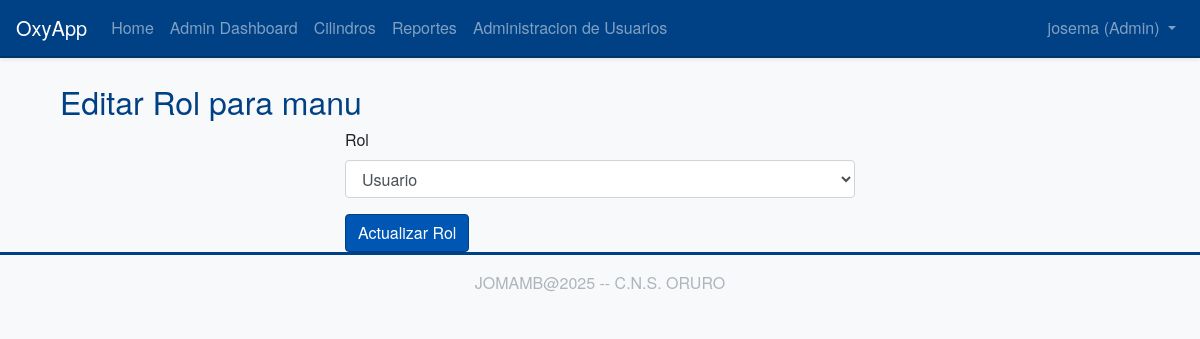
Page /admin/user/2/edit_role (signed in) on the committed database.
### app/models/user.py (models this page shows, shortened)
class User(UserMixin, db.Model):
    __tablename__ = 'user'
    id = db.Column(db.Integer, primary_key=True)
    username = db.Column(db.String(64), index=True, unique=True, nullable=False)
    email = db.Column(db.String(120), index=True, unique=True, nullable=False)
    password_hash = db.Column(db.String(128))
    nombre = db.Column(db.String(64), index=True, nullable=True)
    apellidos = db.Column(db.String(128), index=True, nullable=True)
    role = db.Column(db.String(10), default='user', nullable=False)
    movimientos_registrados = db.relationship(
        'HistorialMovimiento',
        foreign_keys=[HistorialMovimiento.user_id],
        backref=db.backref('usuario', lazy='joined'),
        lazy='dynamic',
        order_by=desc(HistorialMovimiento.fecha_movimiento)
    )

### app/routes/admin.py (the view)
@bp.route('/user/<int:user_id>/edit_role', methods=['GET', 'POST'])
@admin_required
def edit_user_role(user_id):
    user = User.query.get_or_404(user_id)
    if user.id == current_user.id: # Admin cannot change their own role through this form
        flash('Admins cannot change their own role using this form.', 'warning')
        return redirect(url_for('admin.manage_users'))
    form = EditUserRoleForm(obj=user) # Pre-populate form with user's current role
    if form.validate_on_submit():
        user.role = form.role.data
        db.session.commit()
        flash(f"User {user.username}'s role has been updated to {user.role}.", 'success')
        return redirect(url_for('admin.manage_users'))
    return render_template('admin/edit_user_role.html', title='Edit User Role', form=form, user=user)

### app/forms.py
class EditUserRoleForm(FlaskForm):
    role = SelectField('Rol', choices=[('user', 'Usuario'), ('admin', 'Administrador')], validators=[DataRequired()])
    submit = SubmitField('Actualizar Rol')

### app/models/user.py (called while the page is built)
@login.user_loader
def load_user(id):
    return User.query.get(int(id))

### app/routes/admin.py (called while the page is built)
def admin_required(f):
    @wraps(f)
    @login_required
    def decorated_function(*args, **kwargs):
        if current_user.role != 'admin':
            flash("You do not have permission to access this page.", "danger")
            return redirect(url_for('index')) # Or wherever non-admins should go
        return f(*args, **kwargs)
    return decorated_function

### app/templates/admin/edit_user_role.html (shortened to what this page needs)
{% extends "base.html" %}
{% import "bootstrap_wtf.html" as wtf %}
{% block content %}
<div class="container mt-4">
    <h2>Editar Rol para {{ user.username }}</h2>
    <div class="col-md-6 offset-md-3">
        {{ wtf.quick_form(form, button_map={'submit': 'primary'}) }}
    </div>
</div>
{% endblock %}

### app/templates/base.html (shortened to what this page needs)
<!doctype html>
<html lang="en">
  <head>
    <link rel="stylesheet" href="https://stackpath.bootstrapcdn.com/bootstrap/4.5.2/css/bootstrap.min.css">
    <link rel="stylesheet" href="{{ url_for('static', filename='css/custom.css') }}">
    <link rel="stylesheet" href="{{ url_for('static', filename='css/print.css') }}" media="print">
  </head>
  <body>
    <nav class="navbar navbar-expand-lg navbar-dark bg-primary shadow-sm">
      <a class="navbar-brand" href="{{ url_for('main.index') }}">OxyApp</a>
      <div class="collapse navbar-collapse" id="navbarNav">
        <ul class="navbar-nav mr-auto">
          <li class="nav-item">
            <a class="nav-link" href="{{ url_for('main.index') }}">Home</a>
          </li>
          {% if current_user.is_authenticated %}
            {% if current_user.role == 'user' %}
            <li class="nav-item">
              <a class="nav-link" href="{{ url_for('main.dashboard') }}">Dashboard</a>
            </li>
            {% elif current_user.role == 'admin' %}
            <li class="nav-item">
              <a class="nav-link" href="{{ url_for('admin.dashboard') }}">Admin Dashboard</a>
            </li>
            {% endif %}
          <li class="nav-item">
            <a class="nav-link" href="{{ url_for('cylinders.index') }}">Cilindros</a>
          </li>
          <li class="nav-item">
            <a class="nav-link" href="{{ url_for('reports.index') }}">Reportes</a>
          </li>
          {% if current_user.role == 'admin' %}
          <li class="nav-item">
            <a class="nav-link" href="{{ url_for('admin.manage_users') }}">Administracion de Usuarios</a>
          </li>
          {% endif %}
          {% endif %}
        </ul>
        <ul class="navbar-nav">
          {% if current_user.is_anonymous %}
          <li class="nav-item">
            <a class="nav-link" href="{{ url_for('auth.login') }}">Login</a>
          </li>
          <li class="nav-item">
            <a class="nav-link btn btn-outline-light btn-sm" href="{{ url_for('auth.register') }}">Registro</a>
          </li>
          {% else %}
          <li class="nav-item dropdown">
            <a class="nav-link dropdown-toggle" href="#" id="navbarDropdown" role="button" data-toggle="dropdown" aria-haspopup="true" aria-expanded="false">
              {{ current_user.username }} ({{ current_user.role | title }})
            </a>
          </li>
          {% endif %}
        </ul>
      </div>
    </nav>
    <main role="main" class="container mt-4">
      {% block content %}{% endblock %}
    </main>
    <footer class="footer mt-auto py-3 bg-light text-center">
        <div class="container">
            <span class="text-muted">JOMAMB@2025 -- C.N.S. ORURO</span>
        </div>
    </footer>
  </body>
</html>

### app/templates/bootstrap_wtf.html (shortened to what this page needs)
{% macro quick_form(form, action='.', method='post', button_map={}, enctype=None, extra_classes=None, role='form', form_type='basic', horizontal_columns=('lg', 2, 10), novalidate=False, render_kw={}) %}
<form {% if action != None %}action="{{ action }}"{% endif %}
      method="{{ method }}"
      class="form {% if form_type == 'horizontal' %}form-horizontal{% endif %}
             {{ extra_classes if extra_classes else '' }}"
      {% if role %}role="{{ role }}"{% endif %}
      {% for k, v in render_kw.items() %}{{k}}="{{v}}"{% endfor %}>
  {% for field in form if not field.flags.hidden %}
    {% if field.type == 'CSRFTokenField' %}
    {% elif field.type == 'SubmitField' %}
    {% else %}
      <div class="form-group {% if field.errors %}has-error{% endif %}">
        {{ field.label(class="form-control-label") }}
        {{ field(class="form-control") }}
      </div>
    {% endif %}
  {% endfor %}
  {% for field in form if field.type == 'SubmitField' %}
    {{ field(class="btn btn-" + button_map.get(field.id, 'secondary')) }}
  {% endfor %}
</form>
{% endmacro %}

### app/static/css/custom.css (style rules this page uses)
body { font-family: 'Helvetica Neue', Helvetica, Arial, sans-serif; background-color: #f8f9fa; color: #212529; }
.navbar-dark.bg-primary { background-color: #004085 !important; border-bottom: 2px solid #003366; }
.navbar-dark .navbar-brand, .navbar-dark .navbar-brand:hover, .navbar-dark .navbar-brand:focus, .navbar-dark .nav-link { color: #ffffff; }
.btn-primary { background-color: #0056b3; border-color: #004085; }
.footer { background-color: #343a40; color: #f8f9fa; padding-top: 1.5rem; padding-bottom: 1.5rem; border-top: 3px solid #004085; }
.footer .text-muted { color: #adb5bd !important; }
h1, h2, h3, h4, h5, .display-4 { color: #004085; }

### rows in the picture
User: username "josema", role "Admin"
User: username "manu", role "Usuario"

### other values in the picture
{{ field.label(class="form-control-label") }} "Rol"
